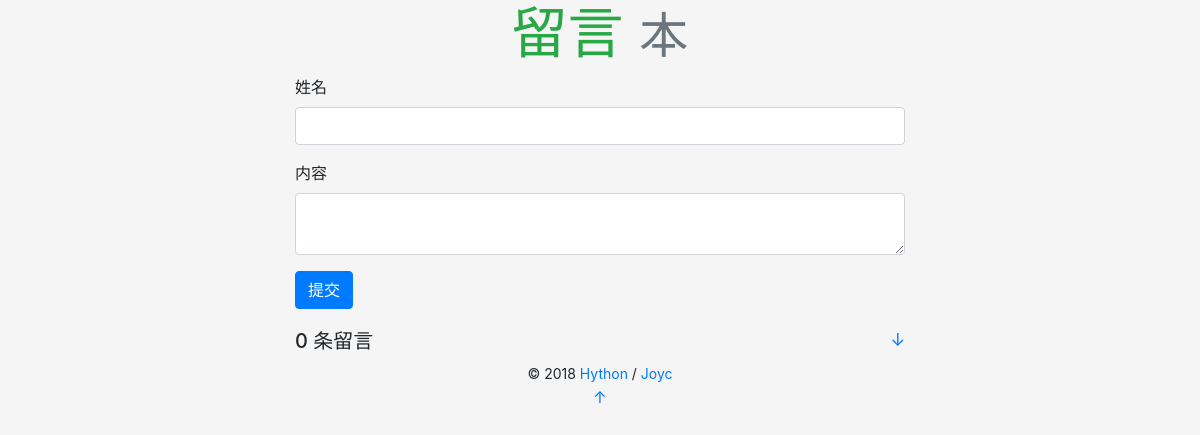
The app's page /, older data.
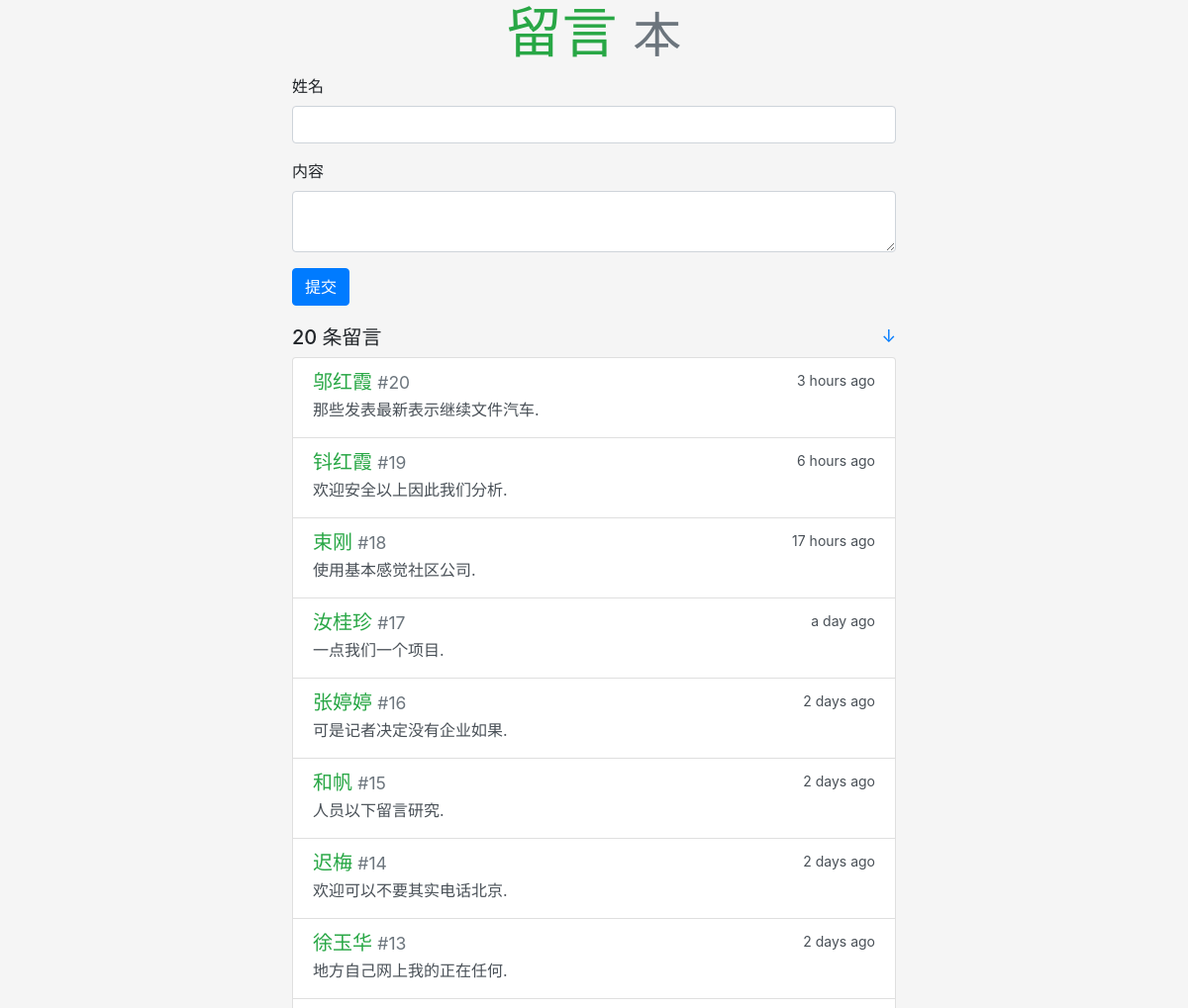
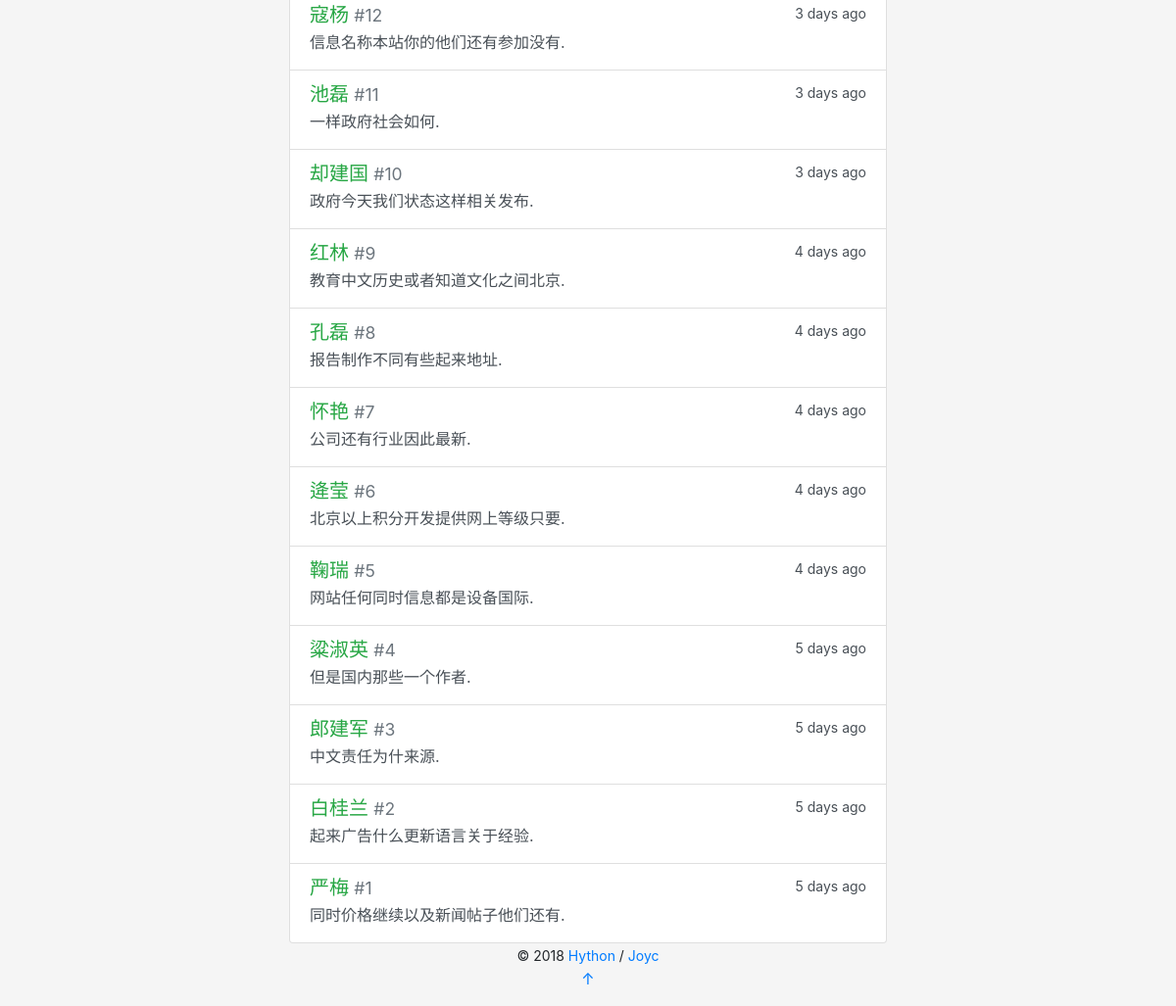
The same page, newer data (2 pictures, top to bottom).
### guestbook/models.py (models this page shows)
class Message(db.Model):
    id = db.Column(db.Integer, primary_key=True)
    content = db.Column(db.String(200))
    name = db.Column(db.String(20))
    timestamp = db.Column(db.DateTime, default=datetime.utcnow, index=True)

### guestbook/views.py (the view, shortened to what this page needs)
@app.route('/', methods=['GET', 'POST'])
def index():
    messages = Message.query.order_by(Message.timestamp.desc()).all()
    form = GuestbookForm()
    return render_template('index.html', form=form, messages=messages)

### guestbook/forms.py
class GuestbookForm(FlaskForm):
    name = StringField('姓名', validators=[DataRequired(), Length(1, 20)])
    content = TextAreaField('内容', validators=[DataRequired(), Length(1, 200)])
    submit = SubmitField('提交')

### guestbook/templates/index.html
{% extends 'base.html' %}
{% from 'bootstrap/form.html' import render_form %}
{% block content %}
<div class="gbook-form">
    {{ render_form(form, action=request.full_path) }}
</div>
<h5>{{ messages|length }} 条留言
    <small class="float-right">
        <a href="#bottom" title="Go Bottom">&darr;</a>
    </small>
</h5>
<div class="list-group">
    {% for message in messages %}
        <a class="list-group-item list-group-item-action flex-column">
            <div class="d-flex w-100 justify-content-between">
                <h5 class="mb-1 text-success">{{ message.name }}
                    <small class="text-muted"> #{{ loop.revindex }}</small>
                </h5>
                <small data-toggle="tooltip" data-placement="top" data-delay="500"
data-timestamp="{{ message.timestamp.strftime('%Y-%m-%dT%H:%M:%SZ') }}">
                    {{ moment(message.timestamp).fromNow(refresh=True) }}
                </small>
            </div>
            <p class="mb-1">{{ message.content }}</p>
        </a>
    {% endfor %}
</div>
{% endblock %}

### guestbook/templates/base.html (shortened to what this page needs)
<!DOCTYPE html>
<html lang="en">
<head>
    {{ bootstrap.load_css() }}
    <link rel="stylesheet" href="{{ url_for('static', filename='css/style.css') }}" type="text/css">
</head>
<body>
<main class="container">
    <header>
        <h1 class="text-center display-4">
            <a href="{{ url_for('index') }}" class="text-success"><strong>留言</strong></a>
            <small class="text-muted sub-title">本</small>
        </h1>
    </header>
    {% block content %}{% endblock %}
    <footer class="text-center">
        {% block footer %}
        <small> &copy; 2018 <a href="http://hython.com" title="hython">Hython</a> /
            <a href="https://github.com/joyc" title="Fork me on GitHub">Joyc</a>
        </small>
        <p><a id="bottom" href="#" title="Go Top">&uarr;</a></p>
        {% endblock %}
    </footer>
</main>
</body>
</html>

### guestbook/static/css/style.css (style rules this page uses)
body { background-color: rgb(245, 245, 245) !important; }
p { overflow-wrap: break-word; word-wrap: break-word; }
.container { max-width: 640px !important; }
.gbook-form { margin-bottom: 20px; }

Row changes from the older to the newer data that the page shows:
added Message: name "邬红霞", timestamp "3 hours ago", content "那些发表最新表示继续文件汽车."
added Message: name "钭红霞", timestamp "6 hours ago", content "欢迎安全以上因此我们分析."
added Message: name "束刚", timestamp "17 hours ago", content "使用基本感觉社区公司."
added Message: name "汝桂珍", timestamp "a day ago", content "一点我们一个项目."
added Message: name "张婷婷", timestamp "2 days ago", content "可是记者决定没有企业如果."
added Message: name "和帆", timestamp "2 days ago", content "人员以下留言研究."
added Message: name "迟梅", timestamp "2 days ago", content "欢迎可以不要其实电话北京."
added Message: name "徐玉华", timestamp "2 days ago", content "地方自己网上我的正在任何."
added Message: name "寇杨", timestamp "3 days ago", content "信息名称本站你的他们还有参加没有."
added Message: name "池磊", timestamp "3 days ago", content "一样政府社会如何."
added Message: name "却建国", timestamp "3 days ago", content "政府今天我们状态这样相关发布."
added Message: name "红林", timestamp "4 days ago", content "教育中文历史或者知道文化之间北京."
added Message: name "孔磊", timestamp "4 days ago", content "报告制作不同有些起来地址."
added Message: name "怀艳", timestamp "4 days ago", content "公司还有行业因此最新."
added Message: name "逄莹", timestamp "4 days ago", content "北京以上积分开发提供网上等级只要."
added Message: name "鞠瑞", timestamp "4 days ago", content "网站任何同时信息都是设备国际."
added Message: name "粱淑英", timestamp "5 days ago", content "但是国内那些一个作者."
added Message: name "郎建军", timestamp "5 days ago", content "中文责任为什来源."
added Message: name "白桂兰", timestamp "5 days ago", content "起来广告什么更新语言关于经验."
added Message: name "严梅", timestamp "5 days ago", content "同时价格继续以及新闻帖子他们还有."
Text that changed along with them:
{{ messages|length }}: "0" → "20"
